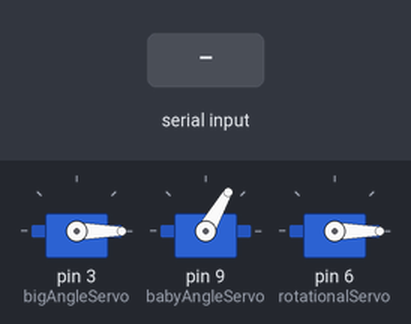
Bench run of a sketch on a simulated Arduino Uno, built with avr-gcc and run on an emulated ATmega328P. Shown: 3 × servo. The test bench sets the inputs (shaded band).

Above: at 3.9 s.
4.0 s: "top-left\n" received over Serial
At 5.06 s:
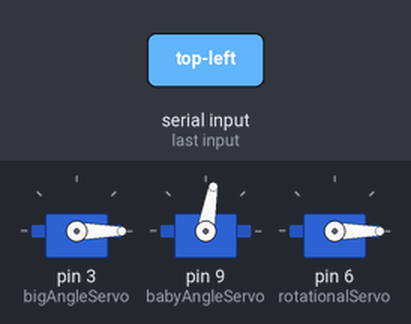
At 6.53 s:
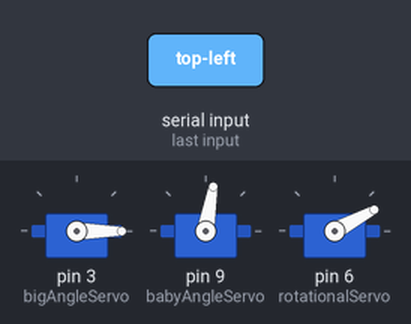
Timing chart, 0 to 24.0 s (numbered marks = the images above; inputs shaded):
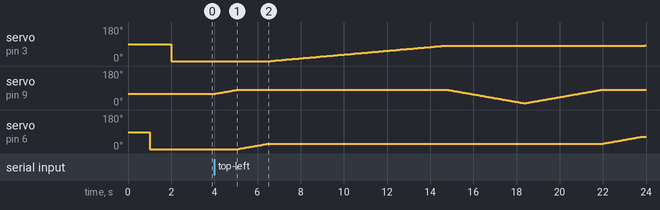

The sketch:

Arduino.ino
```cpp
#include <Servo.h>

Servo bigAngleServo;
Servo babyAngleServo;
Servo rotationalServo;


int lastbabyAngle = 60;
int lastrotationalAngle = 0;
int lastbigAngle = 0;


void verticalMove(int to = 0) {
    if (to > lastbabyAngle)
        for (int i = lastbabyAngle;i <= to;i++) {
            babyAngleServo.write(i);
            delay(50);
        }
    else
        for (int i = lastbabyAngle;i >= to;i--) {
            babyAngleServo.write(i);
            delay(50);
        }
    lastbabyAngle = to;
}

void RotatinalMove(int to = 0) {
    if (to > lastrotationalAngle)
        for (int i = lastrotationalAngle;i <= to;i++) {
            rotationalServo.write(i);
            delay(50);
        }
    else
        for (int i = lastrotationalAngle;i >= to;i--) {
            rotationalServo.write(i);
            delay(50);
        }
    lastrotationalAngle = to;
}

void HorizontalMove(int to = 0) {
    if (to > lastbigAngle)
        for (int i = lastbigAngle;i <= to;i++) {
            bigAngleServo.write(i);
            delay(100);
        }
    else
        for (int i = lastbigAngle;i >= to;i--) {
            bigAngleServo.write(i);
            delay(50);
        }
    lastbigAngle = to;
}


int nextCubepos = 0;
int CubesPlaces[5][3] = {
    {82, 40 - 12, 10},
    {95, 45 - 12, 20},
    {107, 50 - 12, 25},
    {90, 20 - 12, 20},
    {100, 30 - 12, 20}
    // big - rotational - baby
};

void GetNextCube() {
    verticalMove(80);
    RotatinalMove(CubesPlaces[nextCubepos][1]);
    HorizontalMove(CubesPlaces[nextCubepos][0]);
    verticalMove(CubesPlaces[nextCubepos][2]);
    verticalMove(80);
    nextCubepos++;
    if (nextCubepos >= 5) nextCubepos = 0;
}

// big        - rotational - baby
// horizontal - rotational - vertical
void PutInPosition(int p1,int p2,int p3) {
    RotatinalMove(p2);
    HorizontalMove(p1);
    verticalMove(p3);
    HorizontalMove(p1 - 15);
    verticalMove(80);
}


void moveInitalPlace() {
    babyAngleServo.write(60);
    delay(1000);
    rotationalServo.write(0);
    delay(1000);
    bigAngleServo.write(0);
    delay(1000);
    lastbabyAngle = 60;
    lastrotationalAngle = 0;
    lastbigAngle = 0;
}


void setup() {
    Serial.begin(9600);
    bigAngleServo.attach(3);
    babyAngleServo.attach(9);
    rotationalServo.attach(6);
}

// big - rotational - baby
void moveArm(int angle1, int angle2, int angle3) {
  bigAngleServo.write(angle1);
  delay(1000);
  rotationalServo.write(angle2);
  delay(1000);
  babyAngleServo.write(angle3);
  delay(1000);
}


void loop() {
    moveInitalPlace();
    while(!Serial.available());

    String command = Serial.readStringUntil('\n');  // Read command
    command.trim();  // Remove spaces/newlines


    if (command == "top-left") {
        GetNextCube();
        PutInPosition(107,77 - 12,35);
        Serial.println("done");
    }
    else if (command == "top-center") {
        GetNextCube();
        PutInPosition(105,105 - 12,35);
        Serial.println("done");
    }
    else if (command == "top-right") {
        GetNextCube();
        PutInPosition(105,125 - 12,35);
        Serial.println("done");
    }
    else if (command == "middle-left") {
        GetNextCube();
        PutInPosition(80,75 - 12,35);
        Serial.println("done");
    }
    else if (command == "middle-center") {
        GetNextCube();
        PutInPosition(75,100 - 12,35);
        Serial.println("done");
    }
    else if (command == "middle-right") {
        GetNextCube();
        PutInPosition(78,130 - 12,35);
        Serial.println("done");
    }
    else if (command == "bottom-left") {
        GetNextCube();
        PutInPosition(60,60 - 12,20);
        Serial.println("done");
    }
    else if (command == "bottom-center") {
        GetNextCube();
        PutInPosition(55,100 - 12,20);
        Serial.println("done");
    }
    else if (command == "bottom-right") {
        GetNextCube();
        PutInPosition(55,140 - 12,20);
        Serial.println("done");
    }
    else if (command == "Reset") {
        nextCubepos = 0;
        Serial.println("done");
    }
}
```

Measured:
- after the input at 4.0 s, servo on pin 3 (bigAngleServo): moves from 0° to 83° over 17.3 s, starting after 2.6 s; servo on pin 6 (rotationalServo): moves from 0° to 65° over 18.7 s, starting after 1.1 s
